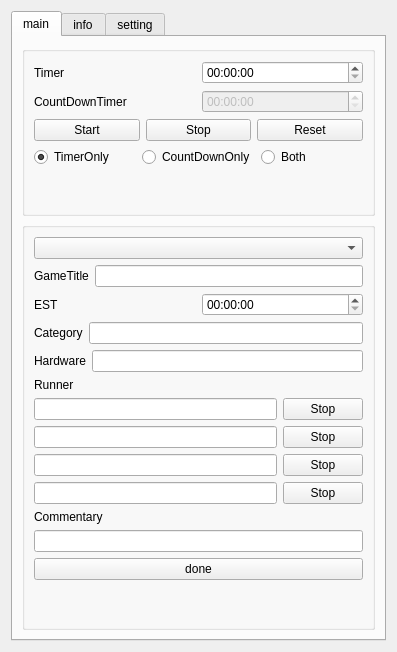
<?xml version="1.0" encoding="UTF-8"?>
<ui version="4.0">
 <class>RTAPluginDock</class>
 <widget class="QWidget" name="RTAPluginDock">
  <property name="geometry">
   <rect>
    <x>0</x>
    <y>0</y>
    <width>397</width>
    <height>652</height>
   </rect>
  </property>
  <property name="windowTitle">
   <string>RTAPluginDock</string>
  </property>
  <layout class="QVBoxLayout" name="verticalLayout_2">
   <item>
    <widget class="QTabWidget" name="tabWidget">
     <property name="currentIndex">
      <number>0</number>
     </property>
     <widget class="QWidget" name="tab">
      <attribute name="title">
       <string>main</string>
      </attribute>
      <layout class="QVBoxLayout" name="verticalLayout_4">
       <item>
        <widget class="QGroupBox" name="groupBox_3">
         <property name="title">
          <string/>
         </property>
         <layout class="QVBoxLayout" name="verticalLayout_6">
          <item>
           <layout class="QHBoxLayout" name="horizontalLayout_7">
            <item>
             <widget class="QLabel" name="TimerDiscription_2">
              <property name="text">
               <string>Timer</string>
              </property>
             </widget>
            </item>
            <item>
             <widget class="QTimeEdit" name="CountUpTimer">
              <property name="maximumTime">
               <time>
                <hour>23</hour>
                <minute>59</minute>
                <second>59</second>
               </time>
              </property>
              <property name="minimumTime">
               <time>
                <hour>0</hour>
                <minute>0</minute>
                <second>0</second>
               </time>
              </property>
              <property name="displayFormat">
               <string>HH:mm:ss</string>
              </property>
             </widget>
            </item>
           </layout>
          </item>
          <item>
           <layout class="QHBoxLayout" name="horizontalLayout_6">
            <item>
             <widget class="QLabel" name="TimerDiscription">
              <property name="text">
               <string>CountDownTimer</string>
              </property>
             </widget>
            </item>
            <item>
             <widget class="QTimeEdit" name="CountDonwTimer">
              <property name="enabled">
               <bool>false</bool>
              </property>
              <property name="maximumTime">
               <time>
                <hour>23</hour>
                <minute>59</minute>
                <second>59</second>
               </time>
              </property>
              <property name="minimumTime">
               <time>
                <hour>0</hour>
                <minute>0</minute>
                <second>0</second>
               </time>
              </property>
              <property name="displayFormat">
               <string>HH:mm:ss</string>
              </property>
             </widget>
            </item>
           </layout>
          </item>
          <item>
           <layout class="QHBoxLayout" name="horizontalLayout">
            <item>
             <widget class="QPushButton" name="timerStartButton">
              <property name="text">
               <string>Start</string>
              </property>
             </widget>
            </item>
            <item>
             <widget class="QPushButton" name="timerStopButton">
              <property name="text">
               <string>Stop</string>
              </property>
             </widget>
            </item>
            <item>
             <widget class="QPushButton" name="timeResetButton">
              <property name="text">
               <string>Reset</string>
              </property>
             </widget>
            </item>
           </layout>
          </item>
          <item>
           <layout class="QHBoxLayout" name="horizontalLayout_16">
            <item>
             <widget class="QRadioButton" name="TimerOnlyBtn">
              <property name="text">
               <string>TimerOnly</string>
              </property>
              <property name="checked">
               <bool>true</bool>
              </property>
             </widget>
            </item>
            <item>
             <widget class="QRadioButton" name="CowntDownOnlyBtn">
              <property name="enabled">
               <bool>true</bool>
              </property>
              <property name="text">
               <string>CountDownOnly</string>
              </property>
             </widget>
            </item>
            <item>
             <widget class="QRadioButton" name="BothBtn">
              <property name="enabled">
               <bool>true</bool>
              </property>
              <property name="text">
               <string>Both</string>
              </property>
             </widget>
            </item>
           </layout>
          </item>
          <item>
           <spacer name="verticalSpacer">
            <property name="orientation">
             <enum>Qt::Orientation::Vertical</enum>
            </property>
            <property name="sizeHint" stdset="0">
             <size>
              <width>20</width>
              <height>40</height>
             </size>
            </property>
           </spacer>
          </item>
         </layout>
        </widget>
       </item>
       <item>
        <widget class="QGroupBox" name="groupBox">
         <property name="title">
          <string/>
         </property>
         <layout class="QVBoxLayout" name="verticalLayout_3">
          <item>
           <widget class="QComboBox" name="gameSelectBox"/>
          </item>
          <item>
           <layout class="QHBoxLayout" name="horizontalLayout_9">
            <item>
             <widget class="QLabel" name="GameTitleLabel">
              <property name="text">
               <string>GameTitle</string>
              </property>
             </widget>
            </item>
            <item>
             <widget class="QLineEdit" name="GameTitleText"/>
            </item>
           </layout>
          </item>
          <item>
           <layout class="QHBoxLayout" name="horizontalLayout_8">
            <item>
             <widget class="QLabel" name="ESTLabel">
              <property name="text">
               <string>EST</string>
              </property>
             </widget>
            </item>
            <item>
             <widget class="QTimeEdit" name="EstimateTime">
              <property name="displayFormat">
               <string>HH:mm:ss</string>
              </property>
             </widget>
            </item>
           </layout>
          </item>
          <item>
           <layout class="QHBoxLayout" name="horizontalLayout_14">
            <item>
             <widget class="QLabel" name="CategoryLabel">
              <property name="text">
               <string>Category</string>
              </property>
             </widget>
            </item>
            <item>
             <widget class="QLineEdit" name="CategoryText"/>
            </item>
           </layout>
          </item>
          <item>
           <layout class="QHBoxLayout" name="horizontalLayout_15">
            <item>
             <widget class="QLabel" name="CategoryLabel_2">
              <property name="text">
               <string>Hardware</string>
              </property>
             </widget>
            </item>
            <item>
             <widget class="QLineEdit" name="HardwareText"/>
            </item>
           </layout>
          </item>
          <item>
           <widget class="QLabel" name="label">
            <property name="text">
             <string>Runner</string>
            </property>
           </widget>
          </item>
          <item>
           <layout class="QHBoxLayout" name="horizontalLayout_2">
            <item>
             <widget class="QLineEdit" name="RunnerText_1"/>
            </item>
            <item>
             <widget class="QPushButton" name="timerStopButton_P1">
              <property name="text">
               <string>Stop</string>
              </property>
             </widget>
            </item>
           </layout>
          </item>
          <item>
           <layout class="QHBoxLayout" name="horizontalLayout_3">
            <item>
             <widget class="QLineEdit" name="RunnerText_2"/>
            </item>
            <item>
             <widget class="QPushButton" name="timerStopButton_P2">
              <property name="text">
               <string>Stop</string>
              </property>
             </widget>
            </item>
           </layout>
          </item>
          <item>
           <layout class="QHBoxLayout" name="horizontalLayout_4">
            <item>
             <widget class="QLineEdit" name="RunnerText_3"/>
            </item>
            <item>
             <widget class="QPushButton" name="timerStopButton_P3">
              <property name="text">
               <string>Stop</string>
              </property>
             </widget>
            </item>
           </layout>
          </item>
          <item>
           <layout class="QHBoxLayout" name="horizontalLayout_5">
            <item>
             <widget class="QLineEdit" name="RunnerText_4"/>
            </item>
            <item>
             <widget class="QPushButton" name="timerStopButton_P4">
              <property name="text">
               <string>Stop</string>
              </property>
             </widget>
            </item>
           </layout>
          </item>
          <item>
           <widget class="QLabel" name="label_4">
            <property name="text">
             <string>Commentary</string>
            </property>
           </widget>
          </item>
          <item>
           <widget class="QLineEdit" name="CommentaryText"/>
          </item>
          <item>
           <widget class="QPushButton" name="textDone">
            <property name="text">
             <string>done</string>
            </property>
           </widget>
          </item>
          <item>
           <spacer name="verticalSpacer_2">
            <property name="orientation">
             <enum>Qt::Orientation::Vertical</enum>
            </property>
            <property name="sizeHint" stdset="0">
             <size>
              <width>20</width>
              <height>40</height>
             </size>
            </property>
           </spacer>
          </item>
         </layout>
        </widget>
       </item>
      </layout>
     </widget>
     <widget class="QWidget" name="tab_2">
      <attribute name="title">
       <string>info</string>
      </attribute>
      <layout class="QVBoxLayout" name="verticalLayout_5">
       <item>
        <widget class="QGroupBox" name="groupBox_2">
         <property name="title">
          <string/>
         </property>
         <layout class="QVBoxLayout" name="verticalLayout">
          <item>
           <layout class="QHBoxLayout" name="horizontalLayout_10">
            <item>
             <widget class="QLabel" name="label_2">
              <property name="text">
               <string>Schedule File</string>
              </property>
             </widget>
            </item>
            <item>
             <widget class="QPushButton" name="scheduleFileSelect">
              <property name="text">
               <string>...</string>
              </property>
             </widget>
            </item>
           </layout>
          </item>
          <item>
           <widget class="QLabel" name="label_3">
            <property name="font">
             <font/>
            </property>
            <property name="layoutDirection">
             <enum>Qt::LayoutDirection::LeftToRight</enum>
            </property>
            <property name="text">
             <string> Column Format</string>
            </property>
            <property name="textFormat">
             <enum>Qt::TextFormat::AutoText</enum>
            </property>
            <property name="alignment">
             <set>Qt::AlignmentFlag::AlignCenter</set>
            </property>
           </widget>
          </item>
          <item>
           <layout class="QHBoxLayout" name="horizontalLayout_11">
            <item>
             <widget class="QLabel" name="FormatGameTitle">
              <property name="text">
               <string>GameTitle</string>
              </property>
             </widget>
            </item>
            <item>
             <widget class="QComboBox" name="FormatGameTitleBox"/>
            </item>
           </layout>
          </item>
          <item>
           <layout class="QHBoxLayout" name="horizontalLayout_12">
            <item>
             <widget class="QLabel" name="FormatRunnerName">
              <property name="text">
               <string>RunnerName</string>
              </property>
             </widget>
            </item>
            <item>
             <widget class="QComboBox" name="FormatRunnerBox"/>
            </item>
           </layout>
          </item>
          <item>
           <layout class="QHBoxLayout" name="horizontalLayout_13">
            <item>
             <widget class="QLabel" name="FormatCategory">
              <property name="text">
               <string>Category</string>
              </property>
             </widget>
            </item>
            <item>
             <widget class="QComboBox" name="FormatCategoryBox"/>
            </item>
           </layout>
          </item>
          <item>
           <layout class="QHBoxLayout" name="horizontalLayout_17">
            <item>
             <widget class="QLabel" name="FormatCategory_2">
              <property name="text">
               <string>Hardware</string>
              </property>
             </widget>
            </item>
            <item>
             <widget class="QComboBox" name="FormatHardwareBox"/>
            </item>
           </layout>
          </item>
          <item>
           <widget class="QPushButton" name="applyButton">
            <property name="text">
             <string>apply</string>
            </property>
           </widget>
          </item>
          <item>
           <spacer name="verticalSpacer_3">
            <property name="orientation">
             <enum>Qt::Orientation::Vertical</enum>
            </property>
            <property name="sizeHint" stdset="0">
             <size>
              <width>20</width>
              <height>40</height>
             </size>
            </property>
           </spacer>
          </item>
         </layout>
        </widget>
       </item>
      </layout>
     </widget>
     <widget class="QWidget" name="tab_3">
      <attribute name="title">
       <string>setting</string>
      </attribute>
      <layout class="QVBoxLayout" name="verticalLayout_7">
       <item>
        <widget class="QLabel" name="label_5">
         <property name="font">
          <font/>
         </property>
         <property name="text">
          <string>TextColorSetting</string>
         </property>
         <property name="alignment">
          <set>Qt::AlignmentFlag::AlignCenter</set>
         </property>
        </widget>
       </item>
       <item>
        <layout class="QGridLayout" name="gridLayout_2">
         <item row="2" column="0">
          <widget class="QPushButton" name="TimerStopColorChangeBtn">
           <property name="sizePolicy">
            <sizepolicy hsizetype="Fixed" vsizetype="Fixed">
             <horstretch>0</horstretch>
             <verstretch>0</verstretch>
            </sizepolicy>
           </property>
           <property name="minimumSize">
            <size>
             <width>120</width>
             <height>0</height>
            </size>
           </property>
           <property name="maximumSize">
            <size>
             <width>120</width>
             <height>16777215</height>
            </size>
           </property>
           <property name="baseSize">
            <size>
             <width>120</width>
             <height>0</height>
            </size>
           </property>
           <property name="text">
            <string>TimerStop</string>
           </property>
          </widget>
         </item>
         <item row="2" column="1">
          <widget class="QFrame" name="TimerStopColorFrame">
           <property name="sizePolicy">
            <sizepolicy hsizetype="Minimum" vsizetype="Preferred">
             <horstretch>0</horstretch>
             <verstretch>0</verstretch>
            </sizepolicy>
           </property>
           <property name="minimumSize">
            <size>
             <width>30</width>
             <height>0</height>
            </size>
           </property>
           <property name="autoFillBackground">
            <bool>true</bool>
           </property>
           <property name="frameShape">
            <enum>QFrame::Shape::StyledPanel</enum>
           </property>
           <property name="frameShadow">
            <enum>QFrame::Shadow::Raised</enum>
           </property>
          </widget>
         </item>
         <item row="1" column="0">
          <widget class="QPushButton" name="TimerColorChangeBtn">
           <property name="sizePolicy">
            <sizepolicy hsizetype="Fixed" vsizetype="Fixed">
             <horstretch>0</horstretch>
             <verstretch>0</verstretch>
            </sizepolicy>
           </property>
           <property name="minimumSize">
            <size>
             <width>120</width>
             <height>0</height>
            </size>
           </property>
           <property name="maximumSize">
            <size>
             <width>120</width>
             <height>16777215</height>
            </size>
           </property>
           <property name="baseSize">
            <size>
             <width>120</width>
             <height>0</height>
            </size>
           </property>
           <property name="text">
            <string>Timer</string>
           </property>
          </widget>
         </item>
         <item row="0" column="0">
          <widget class="QPushButton" name="TextBaseColorChangeBtn">
           <property name="sizePolicy">
            <sizepolicy hsizetype="Fixed" vsizetype="Fixed">
             <horstretch>0</horstretch>
             <verstretch>0</verstretch>
            </sizepolicy>
           </property>
           <property name="minimumSize">
            <size>
             <width>120</width>
             <height>0</height>
            </size>
           </property>
           <property name="maximumSize">
            <size>
             <width>120</width>
             <height>16777215</height>
            </size>
           </property>
           <property name="baseSize">
            <size>
             <width>120</width>
             <height>0</height>
            </size>
           </property>
           <property name="text">
            <string>TextBase</string>
           </property>
          </widget>
         </item>
         <item row="0" column="1">
          <widget class="QFrame" name="TextBaseColorFrame">
           <property name="sizePolicy">
            <sizepolicy hsizetype="Minimum" vsizetype="Preferred">
             <horstretch>0</horstretch>
             <verstretch>0</verstretch>
            </sizepolicy>
           </property>
           <property name="minimumSize">
            <size>
             <width>30</width>
             <height>0</height>
            </size>
           </property>
           <property name="autoFillBackground">
            <bool>true</bool>
           </property>
           <property name="styleSheet">
            <string notr="true"/>
           </property>
           <property name="frameShape">
            <enum>QFrame::Shape::StyledPanel</enum>
           </property>
           <property name="frameShadow">
            <enum>QFrame::Shadow::Raised</enum>
           </property>
          </widget>
         </item>
         <item row="1" column="1">
          <widget class="QFrame" name="TimerColorFrame">
           <property name="sizePolicy">
            <sizepolicy hsizetype="Minimum" vsizetype="Preferred">
             <horstretch>0</horstretch>
             <verstretch>0</verstretch>
            </sizepolicy>
           </property>
           <property name="minimumSize">
            <size>
             <width>30</width>
             <height>0</height>
            </size>
           </property>
           <property name="autoFillBackground">
            <bool>true</bool>
           </property>
           <property name="frameShape">
            <enum>QFrame::Shape::StyledPanel</enum>
           </property>
           <property name="frameShadow">
            <enum>QFrame::Shadow::Raised</enum>
           </property>
          </widget>
         </item>
        </layout>
       </item>
       <item>
        <widget class="QLabel" name="label_6">
         <property name="font">
          <font/>
         </property>
         <property name="text">
          <string>TextFomtSetting</string>
         </property>
         <property name="alignment">
          <set>Qt::AlignmentFlag::AlignCenter</set>
         </property>
        </widget>
       </item>
       <item>
        <widget class="QPushButton" name="fontSetting">
         <property name="text">
          <string>FontSetting</string>
         </property>
        </widget>
       </item>
       <item>
        <layout class="QHBoxLayout" name="horizontalLayout_21">
         <item>
          <widget class="QLabel" name="label_7">
           <property name="text">
            <string>Font：</string>
           </property>
          </widget>
         </item>
         <item>
          <widget class="QLabel" name="FontLabel">
           <property name="autoFillBackground">
            <bool>true</bool>
           </property>
           <property name="text">
            <string/>
           </property>
          </widget>
         </item>
        </layout>
       </item>
       <item>
        <layout class="QHBoxLayout" name="horizontalLayout_22">
         <item>
          <widget class="QLabel" name="label_8">
           <property name="text">
            <string>Size：</string>
           </property>
          </widget>
         </item>
         <item>
          <widget class="QLabel" name="FontSizeLabel">
           <property name="autoFillBackground">
            <bool>true</bool>
           </property>
           <property name="text">
            <string/>
           </property>
          </widget>
         </item>
        </layout>
       </item>
       <item>
        <layout class="QHBoxLayout" name="horizontalLayout_18">
         <item>
          <widget class="QCheckBox" name="outlineCheckBox">
           <property name="text">
            <string>outline</string>
           </property>
          </widget>
         </item>
         <item>
          <widget class="QSpinBox" name="outlineSize">
           <property name="maximum">
            <number>20</number>
           </property>
          </widget>
         </item>
         <item>
          <widget class="QPushButton" name="outlineColorButton">
           <property name="autoFillBackground">
            <bool>false</bool>
           </property>
           <property name="text">
            <string>outline color</string>
           </property>
          </widget>
         </item>
        </layout>
       </item>
       <item>
        <spacer name="verticalSpacer_4">
         <property name="orientation">
          <enum>Qt::Orientation::Vertical</enum>
         </property>
         <property name="sizeHint" stdset="0">
          <size>
           <width>20</width>
           <height>40</height>
          </size>
         </property>
        </spacer>
       </item>
      </layout>
     </widget>
    </widget>
   </item>
  </layout>
 </widget>
 <resources/>
 <connections/>
</ui>
